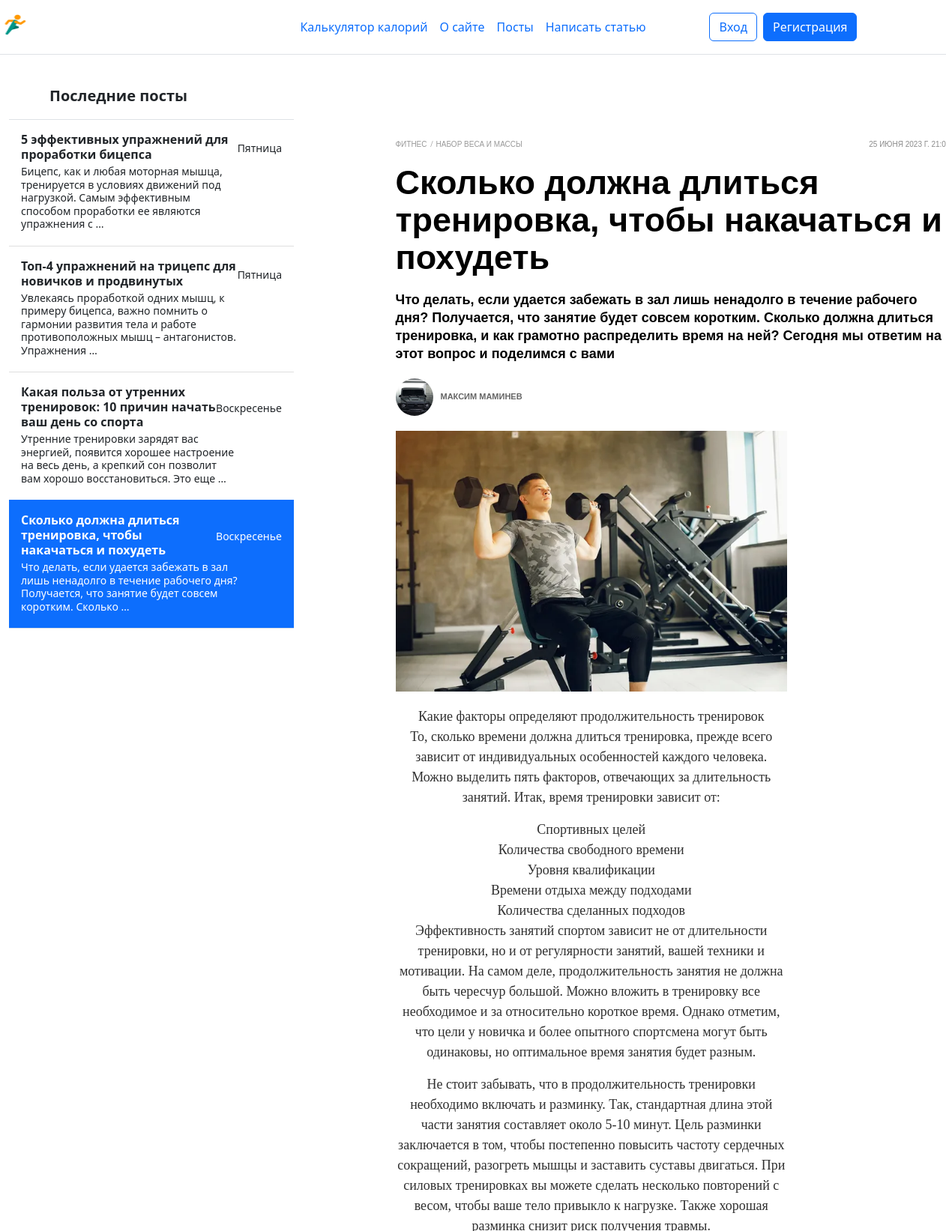
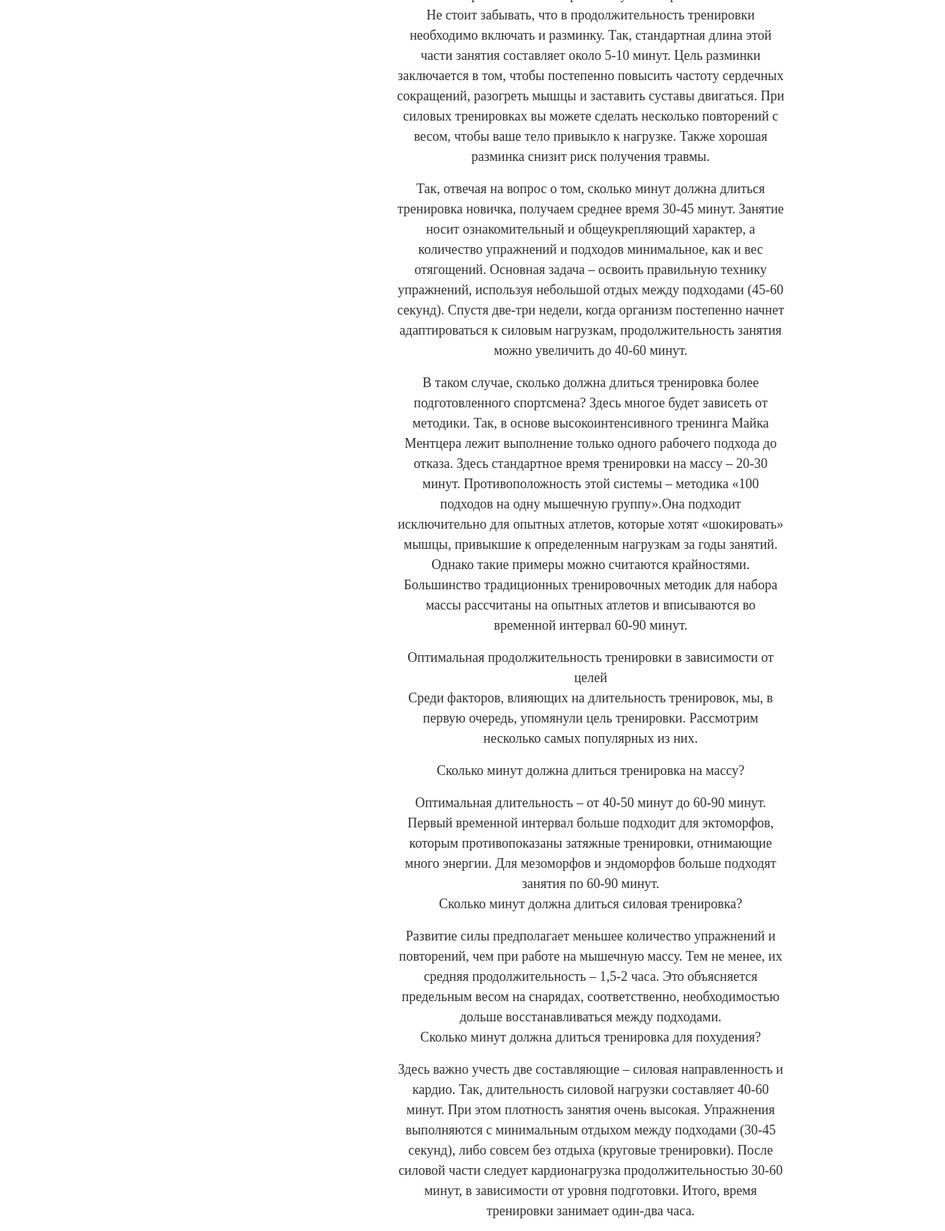
Screenshot of /posts/skolko-dolzhna-dlitsia-trenirovka-chtoby-nakachatsia-i-pokhudet/ (upper part) with the database file from the repository (2 pictures, top to bottom).
### calorie_calculator/models.py (models this page shows)
class Menu(models.Model):
    name = models.CharField(max_length=255, blank=True, verbose_name='Название')
    description = models.TextField(verbose_name='Описание')
    slug = models.CharField(max_length=255, verbose_name='URL', unique=True, null=True, blank=True)
    view_name = models.CharField(max_length=255, verbose_name='Название view', null=True)
    title_for_page = models.CharField(max_length=255, verbose_name='Заголовок для страницы', blank=True, null=True)
    def get_absolute_url(self):
        if self.slug is None:
            return reverse('home')
        return reverse(viewname=f'{self.view_name}')
    def __str__(self):
        return self.name

### posts/models.py (models this page shows, shortened)
class Posts(models.Model):
    title = models.CharField(max_length=255, verbose_name='Заголовок')
    content = models.TextField(verbose_name='Текст поста')
    description = models.CharField(max_length=255, verbose_name='Краткое описание статьи')
    slug = models.SlugField(max_length=255, db_index=True, unique=True, verbose_name='URL')
    cat = models.ForeignKey('Category', on_delete=models.CASCADE, verbose_name='Категория', null=True)
    time_create = models.DateTimeField(auto_now_add=True, verbose_name='Время создания')
    photo = models.ImageField(upload_to='photos/%Y/%m/%d', verbose_name='Картинка', null=True)
    author = models.ForeignKey(AUTH_USER_MODEL, on_delete=models.CASCADE, verbose_name='Автор', blank=True, null=True)
    is_published = models.BooleanField(verbose_name='Публикация', default=False)
    class Meta:
        verbose_name = 'Посты'
        verbose_name_plural = 'Посты'
        ordering = ['-time_create', '-title']
    def get_absolute_url(self):
        return reverse('post', kwargs={'post_slug': self.slug})

class Category(models.Model):
    name = models.CharField(max_length=255, blank=True, verbose_name='Название категории')
    slug = models.SlugField(max_length=255, unique=True, verbose_name='URL', db_index=True)
    def __str__(self):
        return self.name
    class Meta:
        verbose_name = 'Категория'
        verbose_name_plural = 'Категории'
        ordering = ['id']

### registration/models.py (models this page shows)
class CustomUser(AbstractUser):
    avatar = models.ImageField(upload_to='avatars/', blank=True, null=True)
    email = models.EmailField(unique=True)

### posts/views.py (the view)
# urls.py: path('<slug:post_slug>/', Post.as_view(), name='post')
class Post(DetailView, DataMixin):
    model = Posts
    template_name = 'posts/show_post.html'
    context_object_name = 'post'
    slug_url_kwarg = 'post_slug'
    def get_context_data(self, *, object_list=None, **kwargs):
        context = super().get_context_data(**kwargs)
        user_context = self.get_user_context(title=self.get_object().title)
        comments = Comment.objects.filter(post=self.object)
        paginator = Paginator(comments, 5)  # Здесь 5 - количество комментариев на одной странице
        page_number = self.request.GET.get('page')
        page_obj = paginator.get_page(page_number)
        context['comments'] = page_obj
        form = CommentForm()
        context['form'] = form
        return dict(list(context.items()) + list(user_context.items()))
    def post(self, request, *args, **kwargs):
        post = self.get_object()
        user = request.user
        content = request.POST.get('content')
        Comment.objects.create(post=post, user=user, content=content)
        return HttpResponseRedirect(reverse('post', kwargs={'post_slug': post.slug}))

### utils.py (called while the page is built)
    def get_user_context(self, **kwargs):
        context = kwargs
        last_posts = Posts.objects.all().filter(is_published=True).order_by('-time_create')[:6]
        menu = Menu.objects.all()
        context['menu'] = menu
        context['last_posts'] = last_posts
        return context

### posts/templates/posts/show_post.html (shortened to what this page needs)
{% extends 'common/base.html' %}
{% block content %}
<div data-v-670ba17f="" class="detail-page__article"> <div data-v-670ba17f="" itemscope="itemscope" itemtype="http://schema.org/Article" id="article-1985365" class="article-detail-page article article--0"> <div id="article-detail_1985365" itemprop="articleBody" class="article-detail article-detail_order_0 article-detail-with_vertical-video-recommendation"> <div class="article-detail__desc"><header class="article-detail__header"> <div data-v-fa46edbe="" class="article-detail__breadcrumbs breadcrumbs breadcrumbs_skin_grey"><div data-v-fa46edbe="" class="breadcrumbs__list"><div data-v-fa46edbe="" itemprop="articleSection" class="breadcrumbs__item"><a data-v-fa46edbe="" href="/fitness/" class="breadcrumbs__link nuxt-link-active">
    Фитнес
  </a></div><div data-v-fa46edbe="" itemprop="articleSection" class="breadcrumbs__item"><a data-v-fa46edbe="" href="/fitness/training/" class="breadcrumbs__link nuxt-link-active">
    {{post.cat}}
  </a></div></div> <div data-v-fa46edbe="" itemprop="datePublished dateModified" datetime="2023-06-19T09:32:00.000Z" class="breadcrumbs__date">
{{post.time_create}}
</div></div>  <h1 itemprop="headline" class="article-detail__title">{{post.title}}</h1>  <div class="article-detail__subtitle">{{post.description}}</div>  <div data-v-c7726334="" class="author-wrapper article-detail__author"><div data-v-c7726334="" itemprop="author" itemscope="itemscope" itemtype="http://schema.org/Person" class="author-article author-article_skin_grey"><a data-v-c7726334="" href="/author/rotach/" class="author-article__cnt --is-really" itemprop="url"><div data-v-c7726334="" class="picture picture-container picture-container_stretch picture-container_circle"><div class="picture-container__wrapper picture-container__wrapper_defined_ratio"><figure class="picture"><picture itemscope="itemscope" itemtype="https://schema.org/ImageObject" class="picture__content"><meta itemprop="url" content="{{post.author.avatar.url}}"> <meta itemprop="width" content="50"> <meta itemprop="height" content="50"> <meta itemprop="representativeOfPage" content="1"> <source type="image/webp" srcset="{{post.author.avatar.url}} 1x, {{post.author.avatar.url}} 2x">  <img width="50" height="50" alt="{{post.author.first_name}}" title="" draggable="false" itemprop="image" src="{{post.author.avatar.url}}" srcset="{{post.author.avatar.url}} 1x, {{post.author.avatar.url}} 2x"></picture></figure> <div title="" class="picture-layer" style="padding-top: 100%;"></div></div></div> <div data-v-c7726334="" class="author-info"><div data-v-c7726334="" field="name" itemprop="name" class="author-info__name">{{post.author.first_name}} {{post.author.last_name}}</div> <div data-v-c7726334="" field="description" itemprop="jobTitle" class="author-info__description"></div></div></a></div> </div>
  </a></div></div></div> </div></header> <div class="article-detail__image"><div class="picture-container picture-container_stretch"><div class="picture-container__wrapper picture-container__wrapper_defined_ratio"><figure class="picture"><picture class="picture__content"> <source media="(max-width: 509.9px)" type="image/webp" srcset="{{post.photo.url}} 2x"><source media="(min-width: 510px)" type="image/webp" srcset="{{post.photo.url}} 1x, {{post.photo.url}} 2x"> <source media="(max-width: 509.9px)" srcset="{{post.photo.url}} 1x, {{post.photo.url}} 2x"><source media="(min-width: 510px)" srcset="{{post.photo.url}} 1x, {{post.photo.url}} 2x"> <img width="666" height="444" alt="{{post.title}}" title="{{post.title}}" draggable="false" src="{{post.photo.url}}" srcset="{{post.photo.url}} 1x, {{post.photo.url}} 2x"></picture></figure> <div title="Упражнение «Прогулка фермера»: как его правильно выполнять и&amp;nbsp;почему стоит включить в&amp;nbsp;программу" class="picture-layer" style="padding-top: 66.6667%;"></div></div></div> </div><div class="article-detail__content"><div><div class="article-detail_tag_div"> <div class="article-element article-element_map"><div data-v-7c53ddb8="" class="article-map"><div data-v-7c53ddb8="" class="article-map__title">{{post.content|linebreaks}}</div>
  <br><br>
{% endblock %}

### templates/common/base.html (shortened to what this page needs)
{% load static %}
<!DOCTYPE html>
<html lang="en">
<head>
    <link rel="stylesheet" href="https://cdn.jsdelivr.net/npm/bootstrap@5.2.3/dist/css/bootstrap.min.css">
    <link rel="stylesheet" href="{% static 'css/styles.css' %}">
    <link rel="stylesheet" href="{% static 'calorie_calculator/css/styles.css' %}">
    <link rel="stylesheet" href="{% static 'posts/css/style.css' %}">
    <link rel="stylesheet" href="{% static 'posts/css/addpage.css' %}">
    <link rel="stylesheet" href="{% static 'posts/css/paginator.css' %}">
    <link rel="stylesheet" href="{% static 'posts/css/comments.css' %}">
</head>
<body>
    {% block header %}
    <header class="d-flex flex-wrap align-items-center justify-content-center justify-content-md-between py-3 mb-4 border-bottom">
        <div class="col-md-3 mb-2 mb-md-0 dop_png">
          <a href="/" class="d-inline-flex link-body-emphasis text-decoration-none">
            <img src="{% static 'calorie_calculator/images/main.png' %}" width="40" height="32">
          </a>
        </div>
        <ul class="nav col-12 col-md-auto mb-2 justify-content-center mb-md-0 dop_header">
          {% for m in menu %}
          {% if m.slug == request.path|slice:'1:'|slice:'-1' or m.slug is None and request.path == '/' %}
          <li class="nav-link px-2 link-secondary">{{m}}</li>
          {% else %}
          <li><a href="{{m.get_absolute_url}}" class="nav-link px-2">{{m}}</a></li>
        {% endif %}
        {% endfor %}
        </ul>
        <div class="col-md-3 text-end dop_login">
          {% if request.user.is_authenticated %}
          <form action="{% url 'logout' %}">
            <div class="d-flex">
              <button type="button" class="btn btn-outline-primary me-2">Привет, {{request.user.first_name}}!</button>
              <button type="submit" class="btn btn-primary">Выйти</button>
            </div>
          </form>
          {% else %}
          <form action="{% url 'login' %}">
            <div class="d-flex">
              <button type="submit" class="btn btn-outline-primary me-2">Вход</button>
            </form>
              <form action="{% url 'register' %}">
                <button type="submit" class="btn btn-primary">Регистрация</button>
              </div>
          {% endif %}
      </header>
    {% endblock %}
    <div class="container-fluid">
      <div class="row">
        <div class="col-md-3 sidebar dop_sidebar">
    {% block sidebar %}
    <div class="d-flex flex-column align-items-stretch flex-shrink-0 bg-body-tertiary" style="width: 380px;">
      <a href="{% url 'PostsHome' %}" class="d-flex align-items-center flex-shrink-0 p-3 link-body-emphasis text-decoration-none border-bottom">
        <svg class="bi pe-none me-2" width="30" height="24"><use xlink:href="#bootstrap"></use></svg>
        <span class="fs-5 fw-semibold">Последние посты</span>
      </a>
      <div class="list-group list-group-flush border-bottom scrollarea mini_tel">
      {% for p in last_posts %}
        {% if request.path_info|slice:'7:'|slice:'0:-1' == p.slug %}
        <a href="{{p.get_absolute_url}}" class="list-group-item list-group-item-action active py-3 lh-sm" aria-current="true">
          <div class="d-flex w-100 align-items-center justify-content-between">
            <strong class="mb-1">{{p.title}}</strong>
            <small>{{ p.time_create|date:'l' }}</small>
          </div>
          <div class="col-10 mb-1 small">{{p.description|truncatewords:20}}</div>
        </a>
        {% else %}
        <a href="{{p.get_absolute_url}}" class="list-group-item list-group-item-action py-3 lh-sm">
          <div class="d-flex w-100 align-items-center justify-content-between">
            <strong class="mb-1">{{p.title}}</strong>
            <small class="text-body-secondary">{{ p.time_create|date:'l' }}</small>
          </div>
          <div class="col-10 mb-1 small">{{p.description|truncatewords:20}}</div>
        </a>
        {% endif %}
        {% endfor %}
      </div>
    </div>
    {% endblock %}
  </div>
  <div class="col-md-9 content mobile">
    <div class="content content-text-center">
    {% block content %}
    {% endblock %}
        </div>
    </div>
  </div>
  </div>
</body>
</html>

### calorie_calculator/static/calorie_calculator/css/styles.css (style rules this page uses)
.content-text-center { margin: 10px 150px; text-align: center; padding: 50px; }
html, body { height: 100%; }
body { display: flex; flex-direction: column; }
.container-fluid { flex: 1; }

### rows the page displays
Menu: name "Калькулятор калорий"
Menu: name "О сайте"
Menu: name "Посты"
Menu: name "Написать статью"
Posts: title "5 эффективных упражнений для проработки бицепса", time_create "Пятница", description "Бицепс, как и любая моторная мышца, тренируется в условиях движений под нагрузкой. Самым эффективным способом проработки ее являются упражнения с …"
Posts: title "Топ-4 упражнений на трицепс для новичков и продвинутых", time_create "Пятница", description "Увлекаясь проработкой одних мышц, к примеру бицепса, важно помнить о гармонии развития тела и работе противоположных мышц – антагонистов. Упражнения …"
Posts: title "Какая польза от утренних тренировок: 10 причин начать ваш день со спорта", time_create "Воскресенье", description "Утренние тренировки зарядят вас энергией, появится хорошее настроение на весь день, а крепкий сон позволит вам хорошо восстановиться. Это еще …"
Posts: title "Сколько должна длиться тренировка, чтобы накачаться и похудеть", time_create "Воскресенье", description "Что делать, если удается забежать в зал лишь ненадолго в течение рабочего дня? Получается, что занятие будет совсем коротким. Сколько …", cat "НАБОР ВЕСА И МАССЫ", time_create "25 ИЮНЯ 2023 Г.…", description "Что делать, если удается забежать в зал лишь ненадолго в течение рабочего дня? Получается, что занятие будет совсем коротким. Сколько должна длиться тренировка, и как грамотно распределить время на ней? Сегодня мы ответим на этот вопрос и поделимся с вами", author.avatar (picture), author.first_name "МАКСИМ", author.last_name "МАМИНЕВ", photo (picture), content "Какие факторы определяют продолжительность тренировок То, сколько времени должна длиться тренировка, прежде всего зависит от индивидуальных особенностей каждого человека. Можно выделить пять факторов, отвечающих за длительность занятий. Итак, время тренировки зависит от: Спортивных целей Количества свободного времени Уровня квалификации Времени отдыха между подходами Количества сделанных подходов Эффективность занятий спортом зависит не от длительности тренировки, но и от регулярности занятий, вашей техники и мотивации. На самом деле, продолжительность занятия не должна быть чересчур большой. Можно вложить в тренировку все необходимое и за относительно короткое время. Однако отметим, что…"
